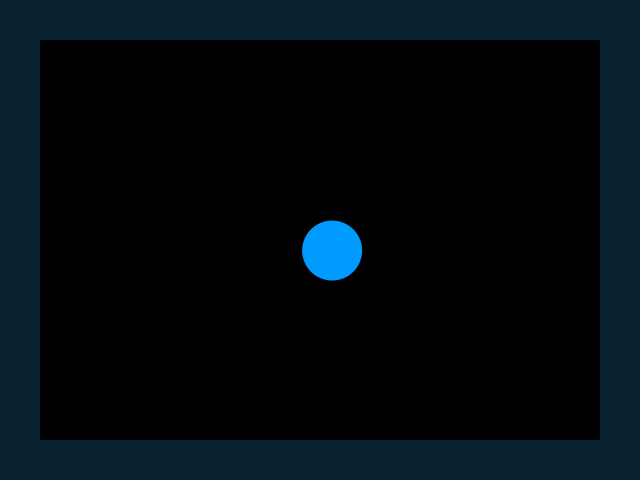
Frame 1 (no input)
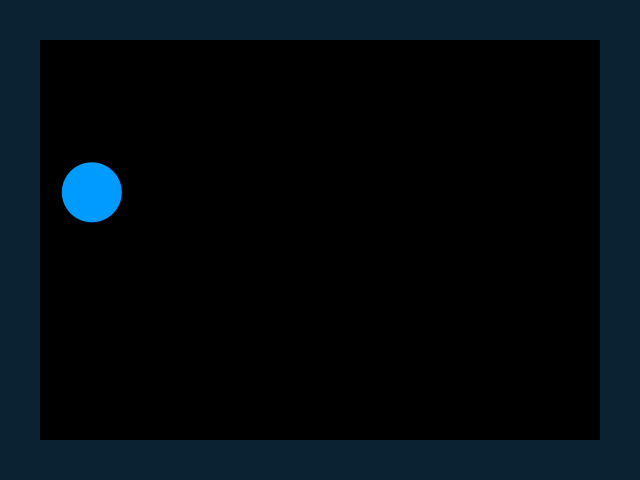
Frame 60 (the mouse pressed at the canvas centre just before this capture)
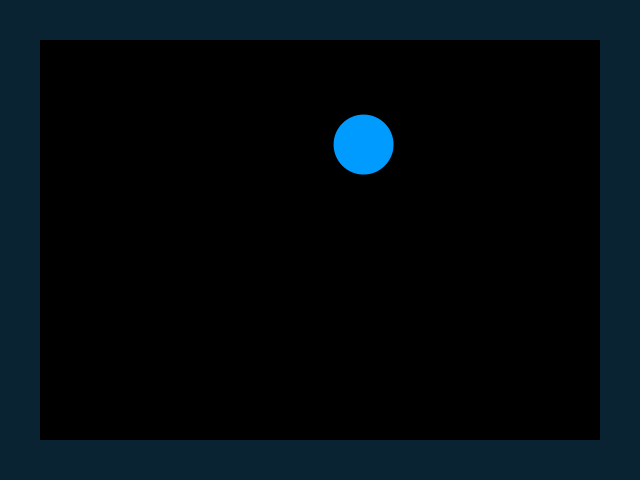
Frame 120 (the mouse held since frame 60 and released just before this capture)

The Processing sketch that drew these frames (run headless with seeded random() and noise(); from frame 60 on, the mouse is pressed at the canvas centre):

// Processing sketch: Ping_Pong_TestR
// ── Ping_Pong_TestR.pde
//////////////// Ping Pong прототип

//////////////// общие параметры 
int resX = 640, resY = 480;   // размер изображения
float G = 40;                 // граница

///////////////// Объекты
class c_ball   // Мячик
{
  float x, y, dx, dy, r;                       // положение, приращения, радиус 

  c_ball(float rr)                             // конструктор объекта - инициализация начальных параметров
  { 
    x = resX / 2; y = resY / 2; dx = 12.137; dy = 10.538; r = rr;
  }                               
  void regenerate()                            // перемещение и отрисовка  
  {                                               
    x += dx; y += dy;      
    float d = (x - r) - G;
    if (d < 0)
    { x -= 2 * d; dx = -dx;
    } else { d = (x + r) - (resX - G);
             if (d > 0) { x -= 2 * d; dx = -dx; }
           }  
    d = (y - r) - G;
    if (d < 0)
    { y -= 2 * d; dy = -dy;
    } else { d = (y + r) - (resY - G);
             if (d > 0) { y -= 2 * d; dy = -dy; }
           }         
    fill(0, 155, 255); ellipse(x, y, r * 2, r * 2); 
  }  
}

////////////////// создаём
c_ball b1 = new c_ball(30);

//////////////// Инициализация и цикл рисования
void settings() { size(resX, resY); }

void setup() { noStroke(); frameRate(30); rectMode(CORNERS); background(10, 35, 50); } 

void draw()
{
  fill(0); rect (G, G, resX - G, resY - G);                        
  b1.regenerate();                                                
}
